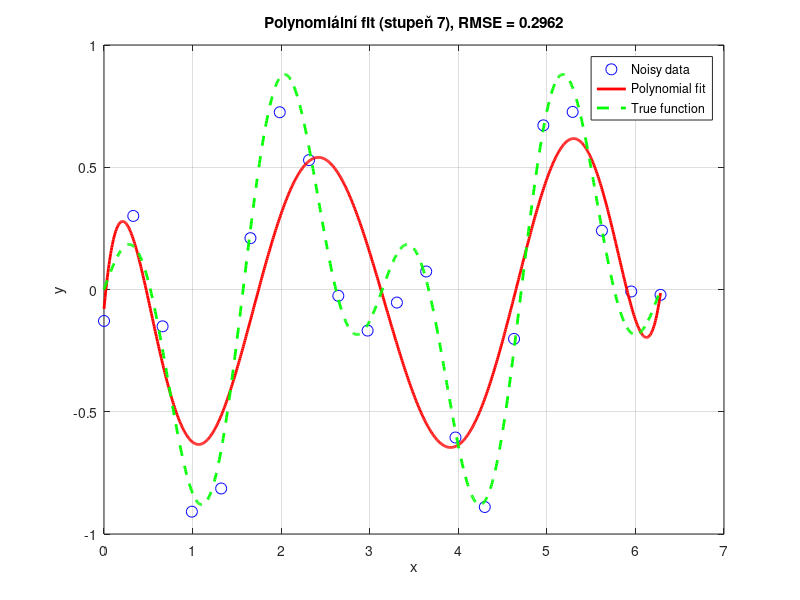

MATLAB code for this plot:
% Cílová funkce: sin(x) * cos(3x)
f = @(x) sin(x) .* cos(3 * x);

% 2. Generování dat
n = 20;        
x = linspace(0, 2*pi, n)';
y_true = f(x);
noise = 0.1 * randn(size(x));         % Náhodný šum
y = y_true + noise;                   % Šumová data

% 3. Aproximace pomocí polynomu
degree = 7; 
p = polyfit(x, y, degree);
x_dense = linspace(0, 2*pi, 1000)';
y_fit = polyval(p, x_dense);
y_true_dense = f(x_dense);            % Skutečná hodnota

% 4. Vyhodnocení výsledku
rmse = sqrt(mean((polyval(p, x) - y_true).^2));  % RMSE na trénovacích bodech
fprintf('RMSE pro polynom stupně %d: %.4f\n', degree, rmse);

% 5. Vykreslení výsledků
figure;
plot(x, y, 'bo', 'MarkerSize', 8, 'DisplayName', 'Noisy data'); hold on;
plot(x_dense, y_fit, 'r-', 'LineWidth', 2, 'DisplayName', 'Polynomial fit');
plot(x_dense, y_true_dense, 'g--', 'LineWidth', 2, 'DisplayName', 'True function');
legend('Location', 'best');
xlabel('x'); ylabel('y');
title(sprintf('Polynomiální fit (stupeň %d), RMSE = %.4f', degree, rmse));
grid on;
